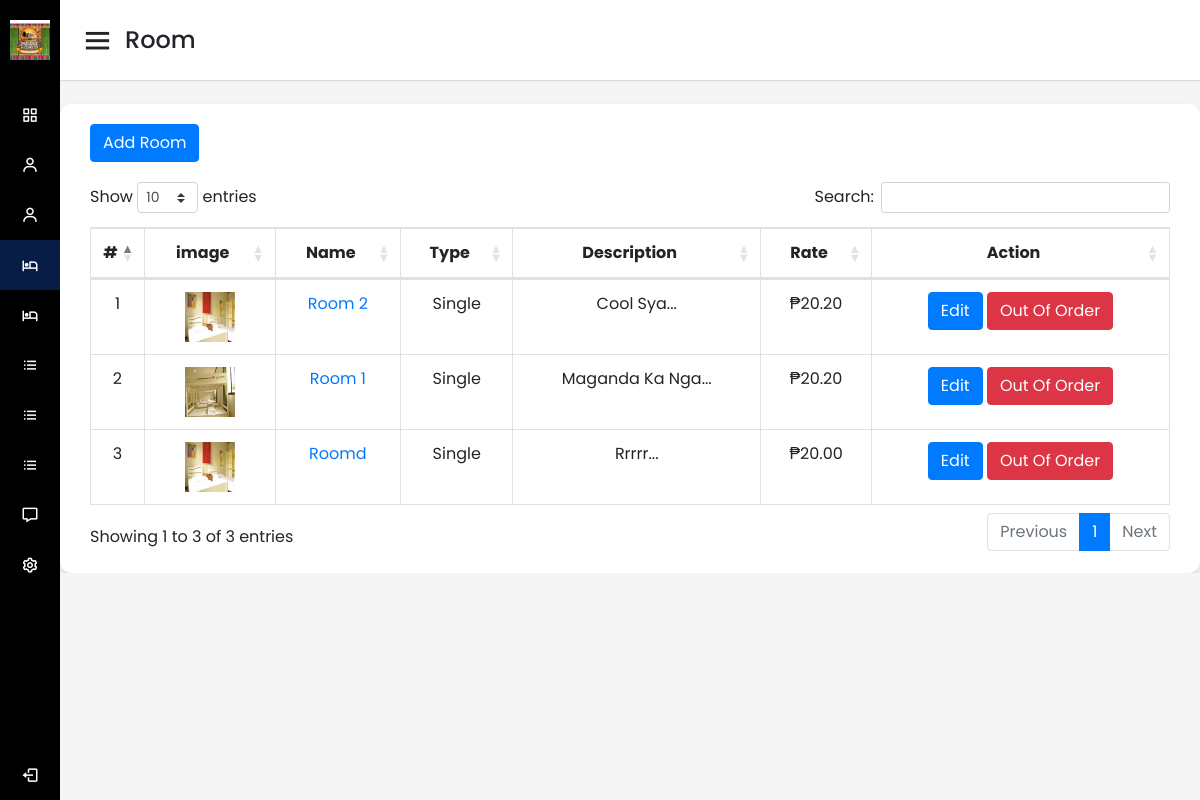
/admin/room.php (signed in), run on the app's committed database.
### tables this page shows
CREATE TABLE `room` (
  `id` int(11) NOT NULL,
  `name` varchar(255) NOT NULL,
  `type` varchar(255) NOT NULL,
  `description` text NOT NULL,
  `rate` double NOT NULL,
  `status` int(11) NOT NULL,
  `image` text NOT NULL,
  `images` mediumtext NOT NULL
);

### admin/room.php (the view, shortened to what this page needs)
<?php
if (isset($_SESSION['user_id']) && $_SESSION['role'] === "Administrator") {
?>
<!DOCTYPE html>
<html lang="en" dir="ltr">
  <head>
    <link rel="stylesheet" href="../css/admin_style.css">
    <link href='https://unpkg.com/boxicons@2.0.7/css/boxicons.min.css' rel='stylesheet'>
    <link href='https://unpkg.com/boxicons@2.0.9/css/boxicons.min.css' rel='stylesheet'>
    <link href="https://cdnjs.cloudflare.com/ajax/libs/twitter-bootstrap/4.6.0/css/bootstrap.min.css" rel="stylesheet"/>
    <link href="https://cdn.datatables.net/1.13.3/css/dataTables.bootstrap4.min.css" rel="stylesheet"/>
   </head>
<body>
  <div class="sidebar">
    <div class="logo-details">
      <img src="../img/Pagana_logo.png" width="40" height="40" style="margin-left: 10px;" alt="">
      <span class="logo_name">Pagana Kutawato</span>
    </div>
      <ul class="nav-links">
        <li>
          <a href="dashboard.php">
            <i class='bx bx-grid-alt' ></i>
            <span class="links_name">Dashboard</span>
          </a>
        </li>
        <li>
          <a href="user.php">
            <i class='bx bx-user' ></i>
            <span class="links_name">Guests</span>
          </a>
        </li>
        <li>
          <a href="guests.php" >
            <i class='bx bx-user' ></i>
            <span class="links_name">Users</span>
          </a>
        </li>
        <li>
          <a href="room.php" class="active">
            <i class='bx bx-hotel' ></i>
            <span class="links_name">Room</span>
          </a>
        </li>
        <li>
          <a href="roomavail.php">
            <i class='bx bx-hotel' ></i>
            <span class="links_name">Room Booking</span>
          </a>
        </li>
        <li>
          <a href="amenities.php">
            <i class='bx bx-list-ul' ></i>
            <span class="links_name">Amenities</span>
          </a>
        </li>
        <li>
          <a href="reservations.php">
            <i class='bx bx-list-ul' ></i>
            <span class="links_name">Reservation</span>
          </a>
        </li>
        <li>
          <a href="reports.php">
            <i class='bx bx-list-ul' ></i>
            <span class="links_name">Reports</span>
          </a>
        </li>
        <li>
          <a href="help_desk.php">
            <i class='bx bx-message' ></i>
            <span class="links_name">Help Desk</span>
          </a>
        </li>
        <li>
          <a href="settings.php">
            <i class='bx bx-cog' ></i>
            <span class="links_name">Setting</span>
          </a>
        </li>
        <li class="log_out">
          <a href="logout.php">
            <i class='bx bx-log-out'></i>
            <span class="links_name">Log out</span>
          </a>
        </li>
      </ul>
  </div>
  <section class="home-section">
    <nav>
      <div class="sidebar-button">
        <i class='bx bx-menu sidebarBtn'></i>
        <span class="dashboard">Room</span>
      </div>
    </nav>
    <div class="home-content" style="overflow: hidden;">
        <div class="tables table-responsive">
          <div style="margin-bottom: 20px;">
            <a class="btn btn-primary" href="add_room.php">Add Room</a>
          </div>
            <table class="table table-bordered">
                <thead>
                <tr>
                    <th style="text-align: center; width: 5%;">#</th>
                    <th style="text-align: center;">image</th>
                    <th style="text-align: center;">Name</th>
                    <th style="text-align: center;">Type</th>
                    <th style="text-align: center;">Description</th>
                    <th style="text-align: center;">Rate</th>
                    <th style="text-align: center;">Action</th>
                </tr>
                </thead>
                <tbody>
                  <?php
                  $conn = dbConnect();
                  $stmt = $conn->prepare("SELECT * FROM room");
                  $stmt->execute();
                  $result = $stmt->get_result();
                  $sn = 0;
                  while ($row = $result->fetch_assoc()) {
                      $sn++;
                      $roomId = $row['id'];
                      $roomImage = explode(', ',$row['image']);
                      $roomName = $row['name'];
                      $roomType = $row['type'];
                      $roomDescription = $row['description'];
                      $roomRate = $row['rate'];
                      $status = $row['status'];
                  ?>
                  <tr>
                      <td style="text-align: center;"><?php echo $sn; ?></td>
                      <td style="text-align: center; text-transform: capitalize ">
                        <?php foreach($roomImage as $image) { ?>
                            <img src="../uploads/<?php echo $image; ?>" width="50" height="50">
                        <?php } ?>
                      </td>
                      <td style="text-align: center; text-transform: capitalize "><a href="room_info.php?id=<?php echo $roomId; ?>"><?php echo $roomName; ?></a></td>
                      <td style="text-align: center; text-transform: capitalize "><?php echo $roomType; ?></td>
                      <td style="text-align: center; text-transform: capitalize "><?php echo substr($roomDescription, 0 , 100); ?>...</td>
                      <td style="text-align: center; text-transform: capitalize ">₱<?php echo number_format((float)$roomRate, 2, '.', ''); ?></td>
                      <td style="text-align: center; text-transform: capitalize ">
                          <a href="edit_room.php?id=<?php echo $roomId; ?>" class="btn btn-primary">Edit</a>
                          <?php if($status===0){?>
                          <a href="outoforder.php?id=<?php echo $roomId; ?>&status=1" class="btn btn-danger">Out of order</a>
                          <?php }else{?>
                          <a href="outoforder.php?id=<?php echo $roomId; ?>&status=0" class="btn btn-danger">Back in Business</a>
                            <?php }?>
                      </td>
                  </tr>
                  <?php
                  }
                  ?>
                </tbody>
            </table>
        </div>
    </div>
  </section>
</body>
</html>
<?php
exit();
}elseif (isset($_SESSION['user_id']) && $_SESSION['role'] === "Guest") {
  header("Location: ../index.php");
}
?>

### css/admin_style.css (style rules this page uses)
* { margin: 0; padding: 0; box-sizing: border-box; font-family: 'Poppins', sans-serif; }
.sidebar { position: fixed; height: 100%; width: 240px; background: black; transition: all 0.5s ease; }
.sidebar .logo-details { height: 80px; display: flex; align-items: center; }
.sidebar .logo-details .logo_name { color: #fff; font-size: 15px; font-weight: 500; margin-left: 10px; }
.sidebar .nav-links { margin-top: 10px; }
.sidebar .nav-links li { position: relative; list-style: none; height: 50px; }
.sidebar .nav-links li a { height: 100%; width: 100%; display: flex; align-items: center; text-decoration: none; transition: all 0.4s ease; }
.sidebar .nav-links li a.active { background: #081D45; }
.sidebar .nav-links li i { min-width: 60px; text-align: center; font-size: 18px; color: #fff; }
.sidebar .nav-links li a .links_name { color: #fff; font-size: 15px; font-weight: 400; white-space: nowrap; }
.sidebar .nav-links .log_out { position: absolute; bottom: 0; width: 100%; }
.home-section { position: relative; background: #f5f5f5; min-height: 100vh; width: calc(100% - 240px); left: 240px; transition: all 0.5s ease; }
.home-section nav { display: flex; justify-content: space-between; height: 80px; background: #fff; display: flex; align-items: center; position: fixed; width: calc(100% - 240px); left: 240px; z-index: 100; padding: 0 20px; box-shadow: 0 1px 1px rgba(0, 0, 0, 0.1); transition: all 0.5s ease; }
.home-section nav .sidebar-button { display: flex; align-items: center; font-size: 24px; font-weight: 500; }
nav .sidebar-button i { font-size: 35px; margin-right: 10px; }
.home-section .home-content { position: relative; padding-top: 104px; }
@media (max-width: 1240px) { .sidebar { width: 60px; } }
@media (max-width: 1240px) { .home-section { width: calc(100% - 60px); left: 60px; } }
@media (max-width: 1240px) { .home-section nav { width: calc(100% - 60px); left: 60px; } }

### admin/room.php (style rules this page uses)
.home-content .tables { background: #fff; padding: 20px 30px; border-radius: 12px; box-shadow: 0 5px 10px rgba(0, 0, 0, 0.1); }

### data on the page
room: image (picture), name "Room 2", type "Single", description "Cool Sya", rate "20.20"
room: image (picture), name "Room 1", type "Single", description "Maganda Ka Nga", rate "20.20"
room: image (picture), name "Roomd", type "Single", description "Rrrrr", rate "20.00"
